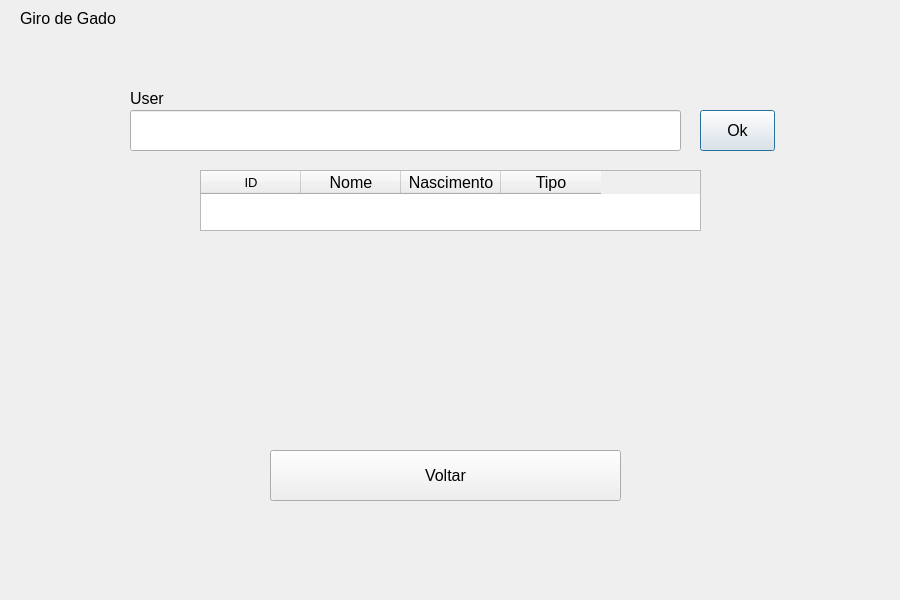
<?xml version="1.0" encoding="UTF-8"?>
<ui version="4.0">
 <class>UserQueryScreen</class>
 <widget class="QDialog" name="UserQueryScreen">
  <property name="geometry">
   <rect>
    <x>0</x>
    <y>0</y>
    <width>900</width>
    <height>600</height>
   </rect>
  </property>
  <property name="windowTitle">
   <string>Tela de Consulta de Usuário</string>
  </property>
  <widget class="QLineEdit" name="inputUser">
   <property name="geometry">
    <rect>
     <x>130</x>
     <y>110</y>
     <width>551</width>
     <height>41</height>
    </rect>
   </property>
   <property name="font">
    <font>
     <pointsize>12</pointsize>
    </font>
   </property>
  </widget>
  <widget class="QPushButton" name="okButton">
   <property name="geometry">
    <rect>
     <x>700</x>
     <y>110</y>
     <width>75</width>
     <height>41</height>
    </rect>
   </property>
   <property name="font">
    <font>
     <pointsize>12</pointsize>
    </font>
   </property>
   <property name="text">
    <string>Ok</string>
   </property>
  </widget>
  <widget class="QTableWidget" name="userQueryTable">
   <property name="geometry">
    <rect>
     <x>200</x>
     <y>170</y>
     <width>501</width>
     <height>61</height>
    </rect>
   </property>
   <property name="font">
    <font>
     <pointsize>12</pointsize>
    </font>
   </property>
   <column>
    <property name="text">
     <string>ID</string>
    </property>
    <property name="font">
     <font>
      <pointsize>10</pointsize>
     </font>
    </property>
   </column>
   <column>
    <property name="text">
     <string>Nome</string>
    </property>
   </column>
   <column>
    <property name="text">
     <string>Nascimento</string>
    </property>
   </column>
   <column>
    <property name="text">
     <string>Tipo</string>
    </property>
   </column>
  </widget>
  <widget class="QLabel" name="labelUser">
   <property name="geometry">
    <rect>
     <x>130</x>
     <y>90</y>
     <width>121</width>
     <height>16</height>
    </rect>
   </property>
   <property name="font">
    <font>
     <pointsize>12</pointsize>
    </font>
   </property>
   <property name="text">
    <string>User</string>
   </property>
  </widget>
  <widget class="QLabel" name="labelTitle">
   <property name="geometry">
    <rect>
     <x>20</x>
     <y>10</y>
     <width>101</width>
     <height>16</height>
    </rect>
   </property>
   <property name="font">
    <font>
     <pointsize>12</pointsize>
    </font>
   </property>
   <property name="text">
    <string>Giro de Gado</string>
   </property>
  </widget>
  <widget class="QPushButton" name="backButton">
   <property name="geometry">
    <rect>
     <x>270</x>
     <y>450</y>
     <width>351</width>
     <height>51</height>
    </rect>
   </property>
   <property name="font">
    <font>
     <pointsize>12</pointsize>
    </font>
   </property>
   <property name="text">
    <string>Voltar</string>
   </property>
  </widget>
 </widget>
 <resources/>
 <connections/>
</ui>
